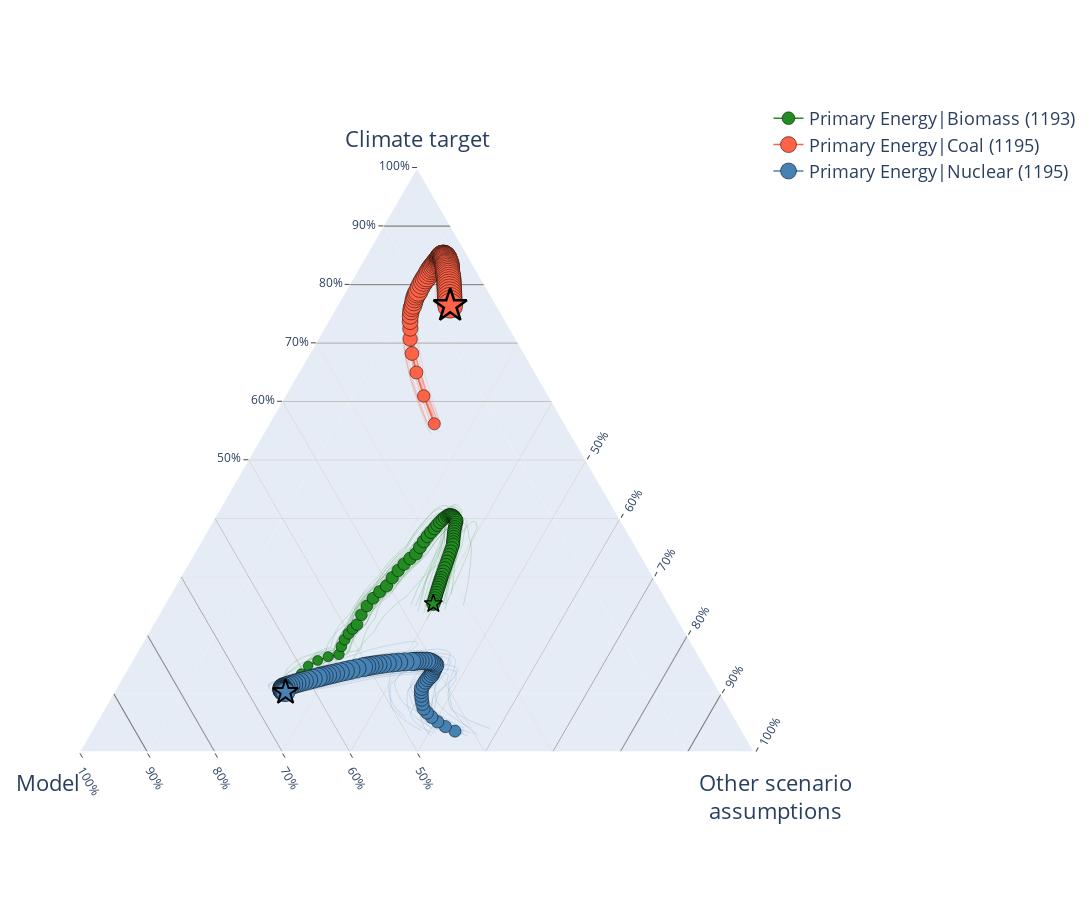

The cell this chart's notebook holds for it:
### Code cell
try:
    XR.close()
except:
    3
XR = xr.open_dataset("X:/user/dekkerm/Projects/AR6_Variance/variancedecomposition/Data/Variances.nc")
triangleplot(XR)
